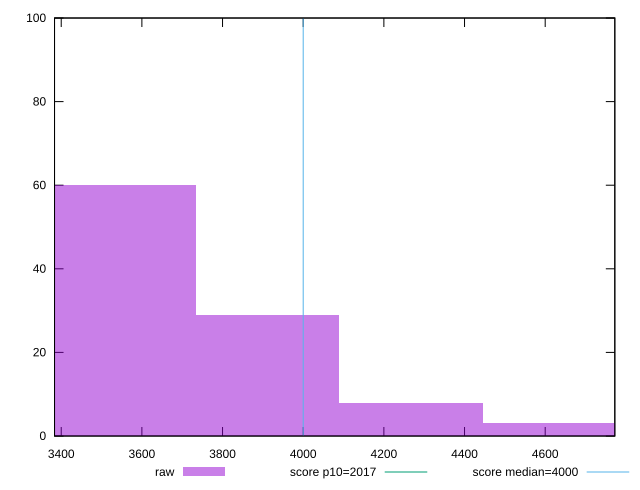

gnuplot code for this plot:
reset

$raw <<EOF
4266.847667837463 8
4622.418306823918 3
3555.706389864553 60
3911.277028851008 29
EOF

set key outside below
set boxwidth 355.57063898645526
set xrange [3383.4239999999954:4772.639999999992]
set yrange [0:100]
set trange [0:100]
set style fill transparent solid 0.5 noborder

set parametric
set terminal svg size 640, 490 enhanced background rgb 'white'
set output "report_00009_2021-02-08T22-37-41.559Z/mainthread-work-breakdown/samples/pages/raw/histogram.svg"

plot $raw title "raw" with boxes, \
     2017,t title "score p10=2017", \
     4000,t title "score median=4000"

reset
